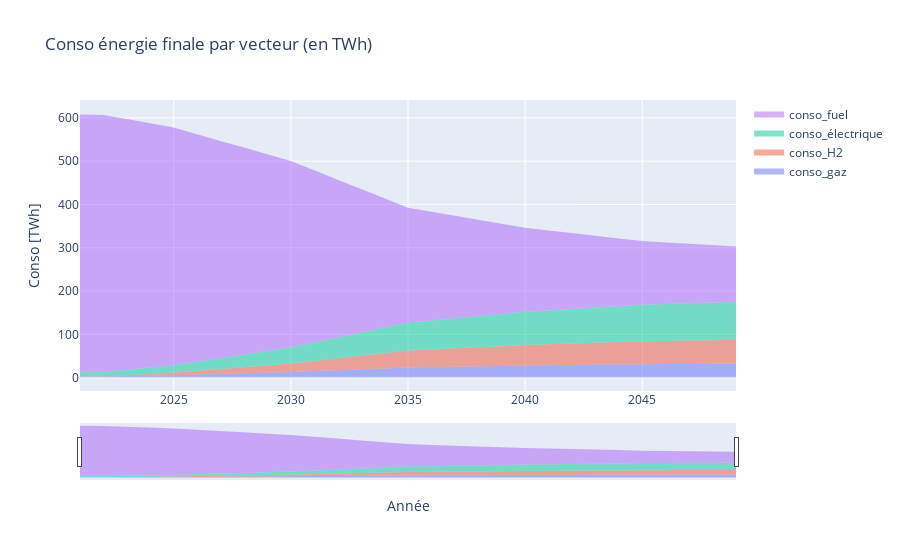

Write notebook code for a chart like this one.
### Code cell
y_df = sim_stock_df.groupby(["year"])[[ 'conso_'+Vecteur for Vecteur in sim_param["Vecteurs"]]].sum().loc[[year for year in sim_param["years"][1:]],:]
fig = MyStackedPlotly(y_df=y_df)
fig=fig.update_layout(title_text="Conso énergie finale par vecteur (en TWh)", xaxis_title="Année",yaxis_title="Conso [TWh]")
#plotly.offline.plot(fig, filename=Graphic_folder+'file.html') ## offline
fig.show()

### Figure 1 — Plotly figure (JSON) as saved in the notebook; plotly's stock layout.template omitted (floating-point values rounded to 4 significant figures)
{"data": [{"fill": "tozeroy", "mode": "none", "name": "conso_gaz", "x": [2021, 2022, 2023, 2024, 2025, 2026, 2027, 2028, 2029, 2030, 2031, 2032, 2033, 2034, 2035, 2036, 2037, 2038, 2039, 2040, 2041, 2042, 2043, 2044, 2045, 2046, 2047, 2048, 2049], "y": [2.572, 2.647, 3.595, 4.542, 5.49, 6.986, 8.482, 9.978, 11.47, 12.97, 15.06, 17.16, 19.25, 21.35, 23.44, 24.34, 25.24, 26.14, 27.03, 27.93, 28.53, 29.13, 29.73, 30.32, 30.92, 31.22, 31.52, 31.82, 32.12], "type": "scatter"}, {"fill": "tonexty", "mode": "none", "name": "conso_H2", "x": [2021, 2022, 2023, 2024, 2025, 2026, 2027, 2028, 2029, 2030, 2031, 2032, 2033, 2034, 2035, 2036, 2037, 2038, 2039, 2040, 2041, 2042, 2043, 2044, 2045, 2046, 2047, 2048, 2049], "y": [2.712, 2.926, 5.639, 8.352, 11.07, 15.35, 19.63, 23.92, 28.2, 32.49, 38.48, 44.48, 50.48, 56.48, 62.47, 65.04, 67.61, 70.18, 72.75, 75.32, 77.04, 78.75, 80.47, 82.18, 83.89, 84.75, 85.61, 86.46, 87.32], "type": "scatter"}, {"fill": "tonexty", "mode": "none", "name": "conso_électrique", "x": [2021, 2022, 2023, 2024, 2025, 2026, 2027, 2028, 2029, 2030, 2031, 2032, 2033, 2034, 2035, 2036, 2037, 2038, 2039, 2040, 2041, 2042, 2043, 2044, 2045, 2046, 2047, 2048, 2049], "y": [12.38, 12.79, 18.0, 23.21, 28.43, 36.66, 44.89, 53.12, 61.35, 69.58, 81.1, 92.63, 104.2, 115.7, 127.2, 132.1, 137.1, 142.0, 147.0, 151.9, 155.2, 158.5, 161.8, 165.1, 168.4, 170.0, 171.6, 173.3, 174.9], "type": "scatter"}, {"fill": "tonexty", "mode": "none", "name": "conso_fuel", "x": [2021, 2022, 2023, 2024, 2025, 2026, 2027, 2028, 2029, 2030, 2031, 2032, 2033, 2034, 2035, 2036, 2037, 2038, 2039, 2040, 2041, 2042, 2043, 2044, 2045, 2046, 2047, 2048, 2049], "y": [607.7, 606.9, 597.2, 587.4, 577.6, 562.2, 546.8, 531.3, 515.9, 500.5, 478.9, 457.3, 435.7, 414.1, 392.5, 383.2, 374.0, 364.7, 355.5, 346.2, 340.0, 333.9, 327.7, 321.5, 315.4, 312.3, 309.2, 306.1, 303.0], "type": "scatter"}], "layout": {"xaxis": {"rangeslider": {"visible": true}, "title": {"text": "Année"}}, "title": {"text": "Conso énergie finale par vecteur (en TWh)"}, "yaxis": {"title": {"text": "Conso [TWh]"}}}}
